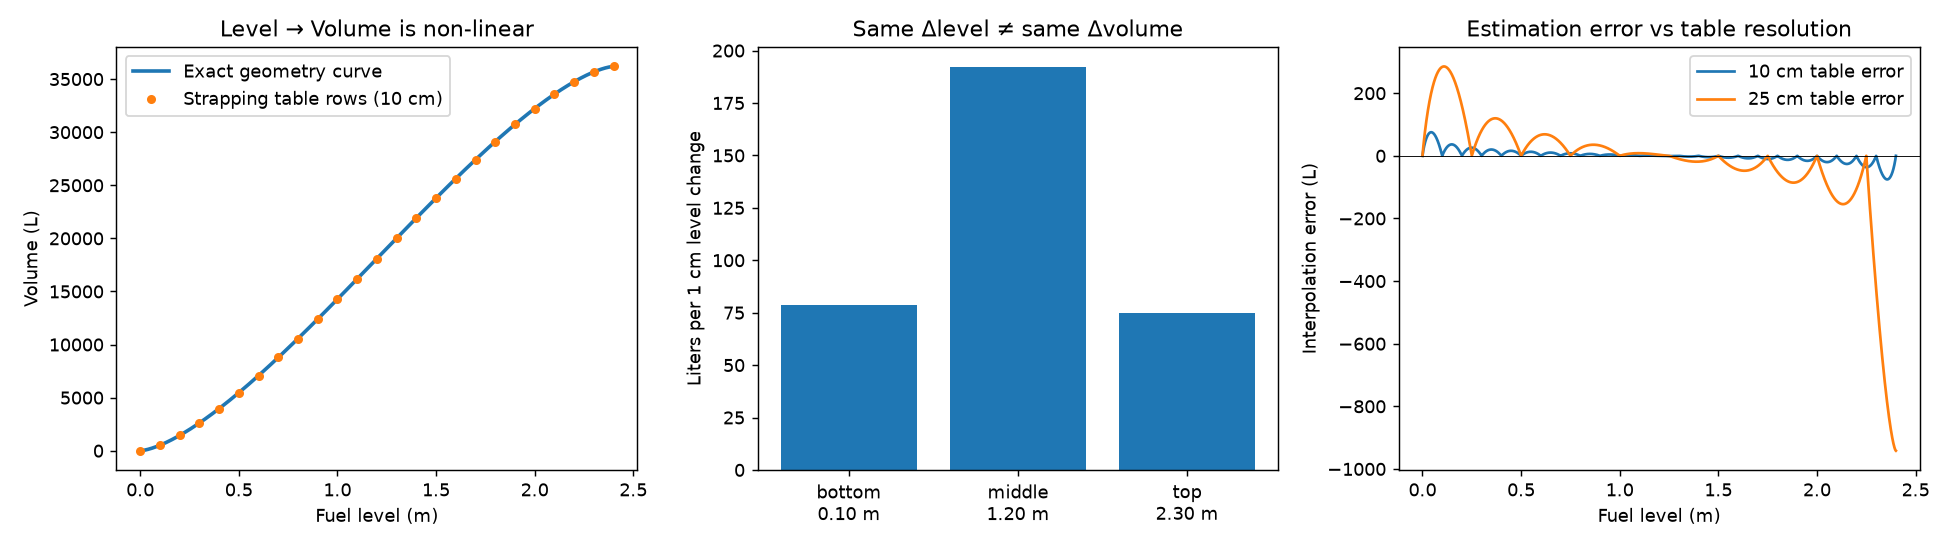

This figure's Python source:
# -*- coding: utf-8 -*-
"""
Strapping Table ("Cetvel") Interpolation Model - Educational Prototype
======================================================================
A horizontal cylindrical fuel tank has a NON-LINEAR level-to-volume
relationship: the same 1 cm level change corresponds to many liters
near the middle of the tank, but far fewer liters near the bottom/top.

The ATG/automation system therefore stores a STRAPPING TABLE (cetvel):
discrete calibration points (level_cm -> volume_L). Intermediate levels
are estimated by LINEAR INTERPOLATION between the two nearest points.

This script:
  1) computes the EXACT level->volume curve from tank geometry
     (circular-segment formula),
  2) builds a strapping table by sampling that curve at fixed steps,
  3) implements the linear interpolation used by the system,
  4) measures the interpolation (estimation) error, and
  5) demonstrates why equal level changes != equal volume changes.

Author: Ali Edip Mangtay - Internship Day 4 prototype
"""

import numpy as np
import matplotlib.pyplot as plt

# ----------------------------------------------------------------------
# 1) Tank geometry (horizontal cylinder) and the EXACT volume model
# ----------------------------------------------------------------------
R = 1.20   # tank radius  (m)  -> diameter 2.4 m
L = 8.00   # tank length  (m)  -> full volume ~ 36,000 L

def exact_volume_liters(h_m):
    """Exact fuel volume (liters) at fuel level h (meters).

    Cross-section of the fuel is a CIRCULAR SEGMENT; its area is:
        A(h) = R^2 * arccos((R-h)/R) - (R-h) * sqrt(2*R*h - h^2)
    Volume = A(h) * tank_length. (1 m^3 = 1000 L)
    """
    h = np.clip(np.asarray(h_m, dtype=float), 0.0, 2.0 * R)
    seg_area = (R**2 * np.arccos((R - h) / R)
                - (R - h) * np.sqrt(np.maximum(2.0 * R * h - h**2, 0.0)))
    return seg_area * L * 1000.0


# ----------------------------------------------------------------------
# 2) Build the strapping table (the "cetvel"): discrete calibration rows
# ----------------------------------------------------------------------
def build_strapping_table(step_cm):
    """Sample the exact curve every `step_cm` centimeters -> (levels_m, volumes_L)."""
    levels = np.arange(0.0, 2.0 * R + 1e-9, step_cm / 100.0)
    return levels, exact_volume_liters(levels)


# ----------------------------------------------------------------------
# 3) Linear interpolation between calibration points (what the ATG does)
# ----------------------------------------------------------------------
def interp_volume_liters(h_m, tbl_levels, tbl_volumes):
    """Estimate volume at level h by LINEAR interpolation on the table.

    Own implementation (verified against np.interp below):
    find the bracketing rows (h_lo, v_lo) and (h_hi, v_hi), then
        v = v_lo + (h - h_lo) * (v_hi - v_lo) / (h_hi - h_lo)
    """
    h = np.clip(np.asarray(h_m, dtype=float), tbl_levels[0], tbl_levels[-1])
    idx = np.clip(np.searchsorted(tbl_levels, h, side="right") - 1,
                  0, len(tbl_levels) - 2)
    h_lo, h_hi = tbl_levels[idx], tbl_levels[idx + 1]
    v_lo, v_hi = tbl_volumes[idx], tbl_volumes[idx + 1]
    return v_lo + (h - h_lo) * (v_hi - v_lo) / (h_hi - h_lo)


if __name__ == "__main__":
    # --- sanity check: our interpolation must match numpy's reference ---
    tbl_h, tbl_v = build_strapping_table(step_cm=10)          # 10 cm table
    probe = np.linspace(0, 2 * R, 4001)
    assert np.allclose(interp_volume_liters(probe, tbl_h, tbl_v),
                       np.interp(probe, tbl_h, tbl_v)), "interp mismatch!"

    # --- estimation error of the table vs the exact physical curve ------
    exact = exact_volume_liters(probe)
    err_10cm = interp_volume_liters(probe, tbl_h, tbl_v) - exact
    tbl_h25, tbl_v25 = build_strapping_table(step_cm=25)       # coarser table
    err_25cm = interp_volume_liters(probe, tbl_h25, tbl_v25) - exact

    print(f"Tank: R={R} m, L={L} m, full volume = {exact_volume_liters(2*R):,.0f} L")
    print(f"10 cm table -> {len(tbl_h):3d} rows | max |error| = {np.max(np.abs(err_10cm)):6.1f} L")
    print(f"25 cm table -> {len(tbl_h25):3d} rows | max |error| = {np.max(np.abs(err_25cm)):6.1f} L")

    # --- why equal level changes are NOT equal volume changes ----------
    dh = 0.01  # a 1 cm level change...
    for h0 in (0.10, 1.20, 2.30):  # near bottom, middle, near top
        dv = exact_volume_liters(h0 + dh) - exact_volume_liters(h0)
        print(f"  1 cm change at level {h0:4.2f} m  ->  {dv:6.1f} L")

    # --------------------------- plots ---------------------------------
    fig, axes = plt.subplots(1, 3, figsize=(15, 4.2))

    ax = axes[0]
    ax.plot(probe, exact, lw=2, label="Exact geometry curve")
    ax.plot(tbl_h, tbl_v, "o", ms=4, label="Strapping table rows (10 cm)")
    ax.set_xlabel("Fuel level (m)"); ax.set_ylabel("Volume (L)")
    ax.set_title("Level → Volume is non-linear"); ax.legend()

    ax = axes[1]
    levels_demo = np.array([0.10, 1.20, 2.30])
    dv_demo = exact_volume_liters(levels_demo + dh) - exact_volume_liters(levels_demo)
    ax.bar(["bottom\n0.10 m", "middle\n1.20 m", "top\n2.30 m"], dv_demo)
    ax.set_ylabel("Liters per 1 cm level change")
    ax.set_title("Same Δlevel ≠ same Δvolume")

    ax = axes[2]
    ax.plot(probe, err_10cm, lw=1.5, label="10 cm table error")
    ax.plot(probe, err_25cm, lw=1.5, label="25 cm table error")
    ax.axhline(0, color="k", lw=0.5)
    ax.set_xlabel("Fuel level (m)"); ax.set_ylabel("Interpolation error (L)")
    ax.set_title("Estimation error vs table resolution"); ax.legend()

    plt.tight_layout()
    plt.savefig("strapping_table_model.png", dpi=130)
    print("\nSaved figure -> strapping_table_model.png")
    plt.show()
